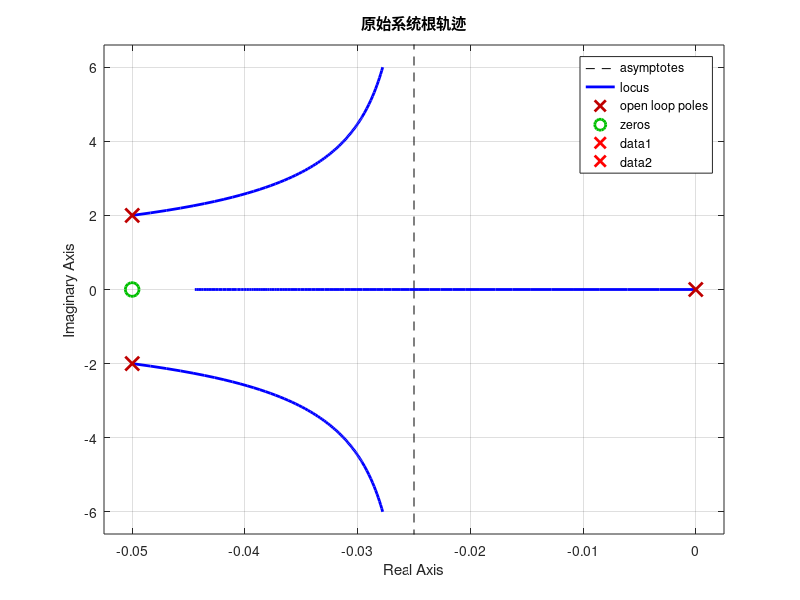
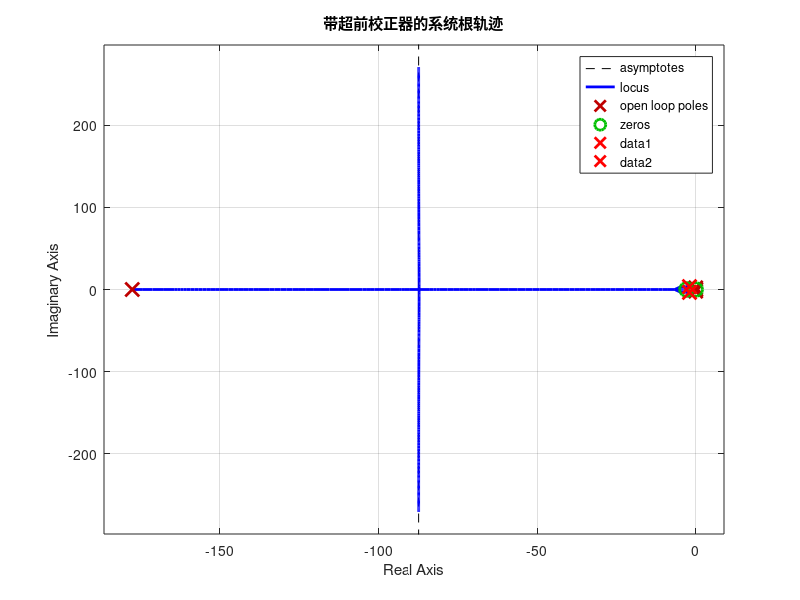
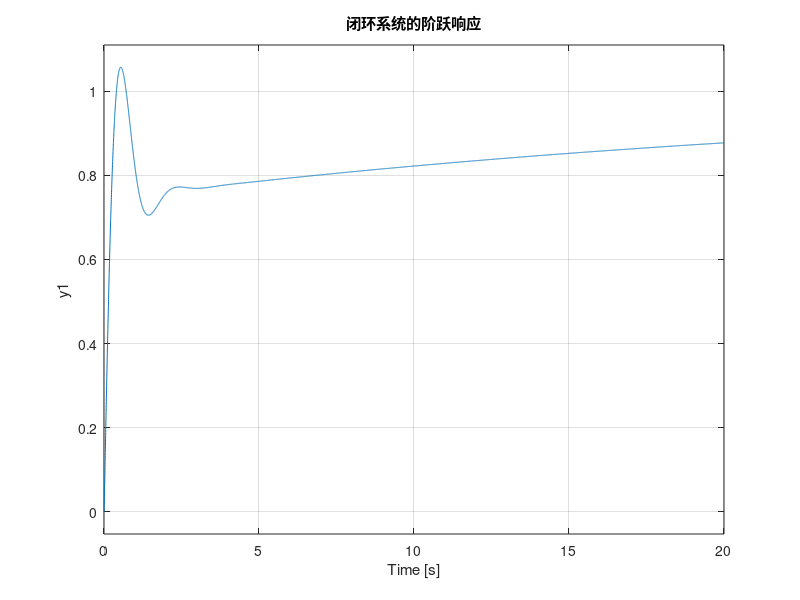

These figures' MATLAB source, in order: (Note: this script raises an error after producing the figures.)
clear
% 定义传递函数
G =tf([1],[1 0]);  % 液压伺服机构的传递函数
G1=tf([2 0.1],[1 0.1 4]); % 飞机的传递函数
H = 1;  % 速率脱落传递函数

% 开环传递函数
OLTF = G * G1 * H;

% 绘制原始系统的根轨迹
figure;
rlocus(OLTF);
title('原始系统根轨迹');
grid on;

% 期望闭环极点
p1 = -2 + 2 * sqrt(3) * 1i;
p2 = conj(p1);

% 在根轨迹上标注期望闭环极点
hold on;
plot(real(p1), imag(p1), 'rx', 'MarkerSize', 10, 'LineWidth', 2);
plot(real(p2), imag(p2), 'rx', 'MarkerSize', 10, 'LineWidth', 2);
hold off;

%计算相角差额
[~, ~, poles] = damp(OLTF);
phi=pi - angle(p1-poles(1)) - angle(p1-poles(2)) - angle(p1-poles(3)) + angle(p1+0.05);
alpha=1.3;

% 设计超前校正器 G_c(s)
z = 2*sqrt(3)/tan(alpha)+2;  % 补偿器零点
p = 2*sqrt(3)/tan(phi+alpha)+2;    % 补偿器极点
K = abs((p1 + p) * (p1^2 + 0.1 * p1 + 4) * p1/((2*p1+0.1)*(p1+z)));    % 增益
G_c = K * tf([1 z],[1 p]);  % 超前校正器

% 更新后的开环传递函数
OLTF_compensated = G_c * OLTF;

% 绘制带补偿器的根轨迹
figure;
rlocus(OLTF_compensated);
title('带超前校正器的系统根轨迹');
grid on;
hold on;
plot(real(p1), imag(p1), 'rx', 'MarkerSize', 10, 'LineWidth', 2);
plot(real(p2), imag(p2), 'rx', 'MarkerSize', 10, 'LineWidth', 2);
hold off;

% 调整增益，检查闭环极点的位置

CLTF = feedback(G_c * G * G1, H);

% 验证设计：绘制阶跃响应
figure;
step(CLTF);
title('闭环系统的阶跃响应');
grid on;


% 输出系统的性能信息
info = stepinfo(CLTF);
overshoot = info.Overshoot;  % 超调量
settling_time = info.SettlingTime;  % 稳定时间

fprintf('超调量: %.2f%%\n', overshoot);
fprintf('稳定时间: %.2f 秒\n', settling_time);

% 使用 damp 函数验证阻尼比和自然频率
[wn, zeta, poles] = damp(CLTF);
fprintf('自然频率 (rad/s): %.2f\n', wn(2));
fprintf('阻尼比: %.2f\n', zeta(2));
poles
